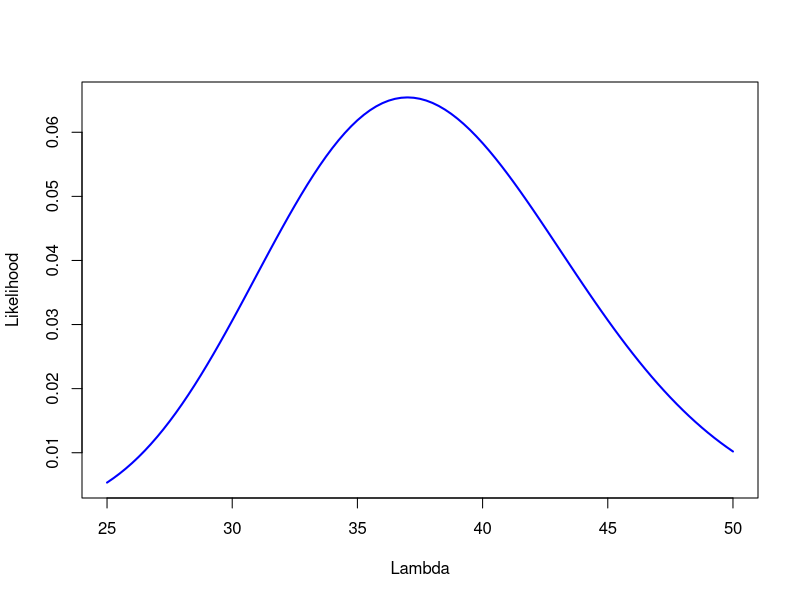
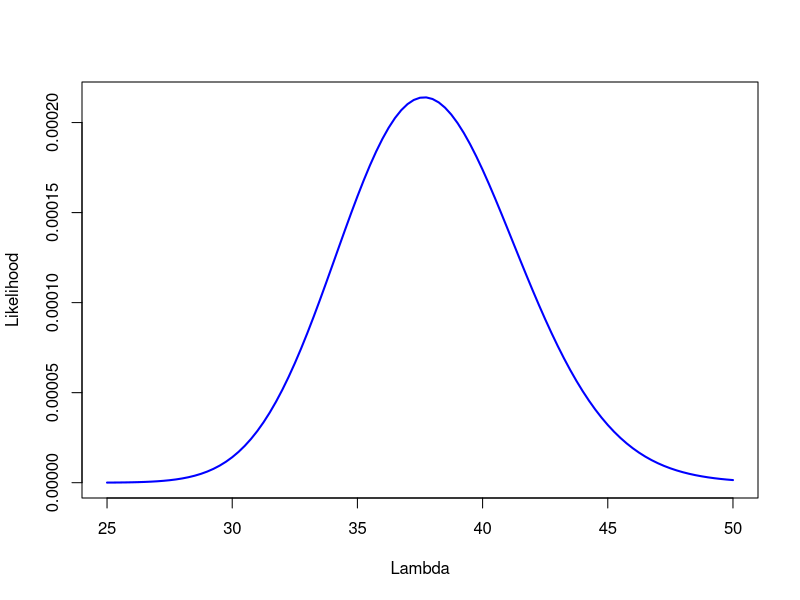
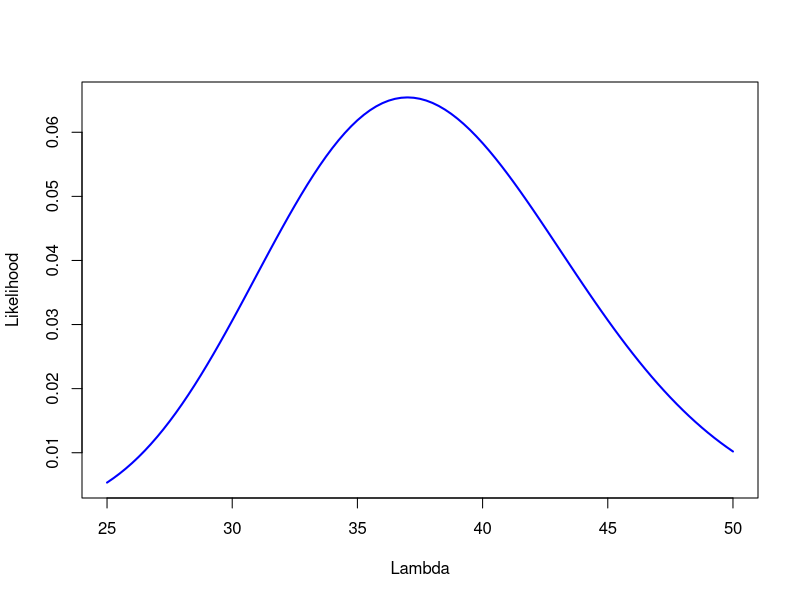
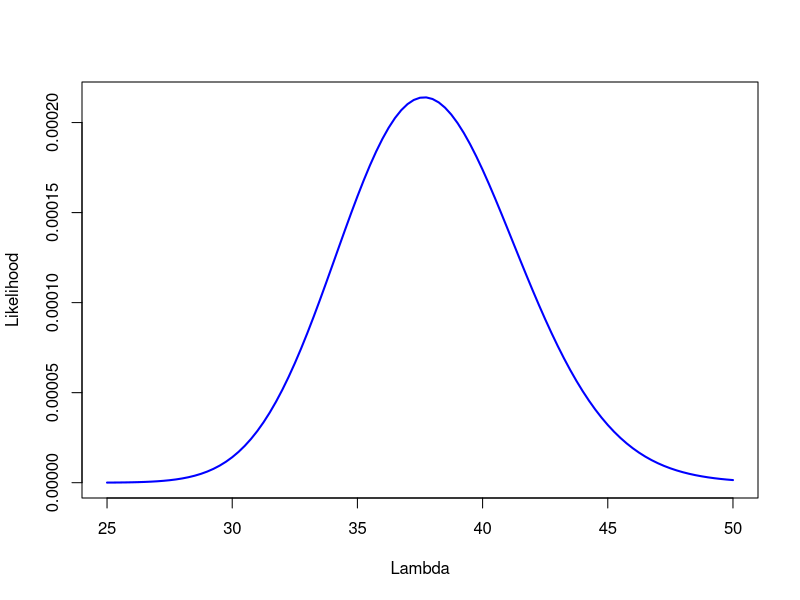
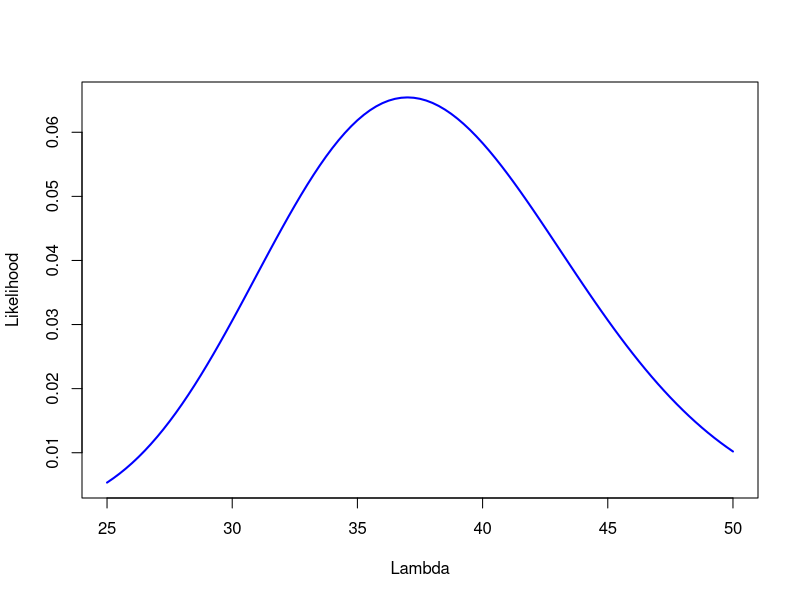
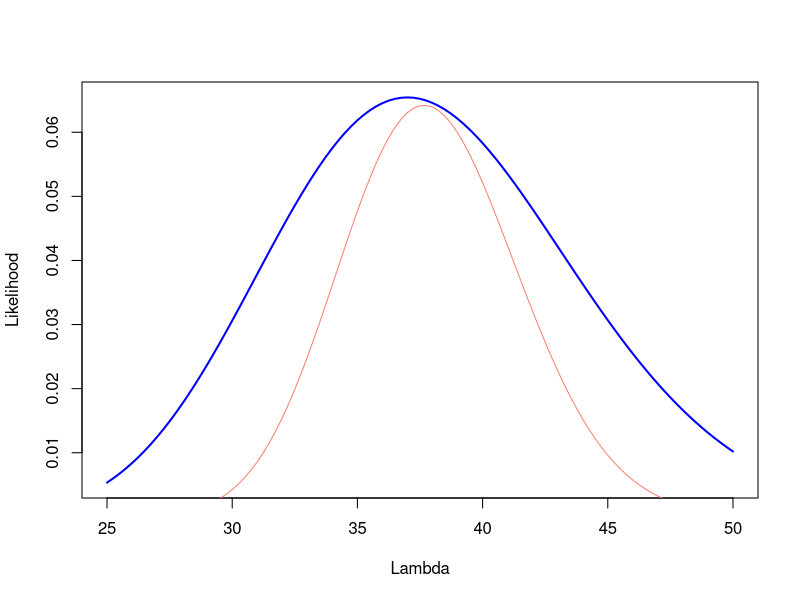
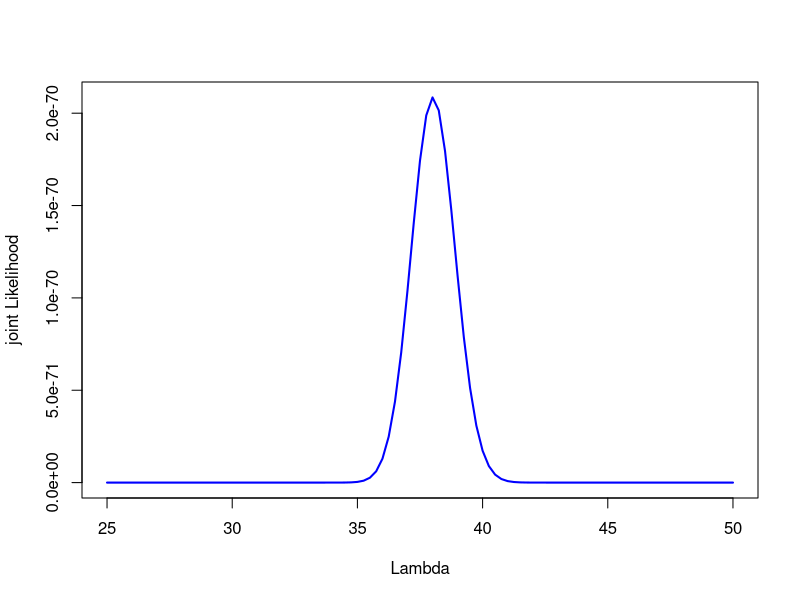
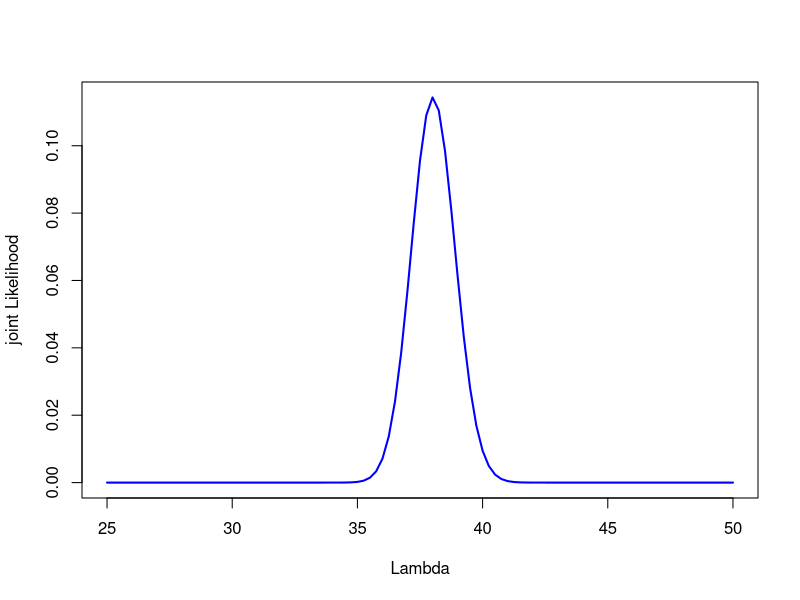

Write the R code that produced these figures, in order.
## ---- chunk 1

Lambda=seq(25,50, by=0.25)
Likelihood=dpois(37,Lambda)
plot(Lambda,Likelihood,type="l", col="blue", lwd=2,ylab="Likelihood", xlab="Lambda")

## ---- chunk 2
#| fig-height: 4
#| fig-width: 6
#| fig-opts: fig.align='center'
#| out-width: "80%"


Lambda=seq(25,50, by=0.25)
Likelihood=dpois(37,Lambda)*dpois(41,Lambda)*dpois(35,Lambda)
plot(Lambda,Likelihood,type="l", col="blue", lwd=2,ylab="Likelihood", xlab="Lambda")

## ---- chunk 3
Likelihood=dpois(37,Lambda)
plot(Lambda,Likelihood,type="l", col="blue", lwd=2,ylab="Likelihood", xlab="Lambda")
Likelihood=dpois(37,Lambda)*dpois(41,Lambda)*dpois(35,Lambda)
plot(Lambda,Likelihood,type="l", col="blue", lwd=2,ylab="Likelihood", xlab="Lambda")

## ---- chunk 4
Likelihood=dpois(37,Lambda)
plot(Lambda,Likelihood,type="l", col="blue", lwd=2,ylab="Likelihood", xlab="Lambda")
Likelihood=dpois(37,Lambda)*dpois(41,Lambda)*dpois(35,Lambda)
lines(Lambda,Likelihood, type="l", col="salmon")
## ---- chunk 5
Likelihood=dpois(37,Lambda)
plot(Lambda,Likelihood,type="l", col="blue", lwd=2,ylab="Likelihood", xlab="Lambda")
Likelihood=dpois(37,Lambda)*dpois(41,Lambda)*dpois(35,Lambda)
lines(Lambda,Likelihood*300, type="l", col="salmon")
## ---- chunk 6
forest<-rpois(50,lambda=38)
## ---- chunk 7
#| fig-height: 4
#| fig-width: 6
#| fig-opts: fig.align='center'
#| out-width: "80%"

Lambda=seq(25,50, by=0.25)
Likelihood=sapply(Lambda, function(l) prod(dpois(forest, l)))

plot(Lambda,Likelihood,type="l", col="blue", lwd=2,ylab="joint Likelihood", xlab="Lambda")

## ---- chunk 8
#| fig-height: 4
#| fig-width: 6
#| fig-opts: fig.align='center'
#| out-width: "80%"


Lambda=seq(25,50, by=0.25)
Likelihood=sapply(Lambda, function(l) prod(dpois(forest, l)))
scaled_Likelihood<-Likelihood/sum(Likelihood)

plot(Lambda,scaled_Likelihood,type="l", col="blue", lwd=2,ylab="joint Likelihood", xlab="Lambda")
## ---- chunk 9
Lambda=seq(25,50, by=0.25)
Likelihood=dpois(37,Lambda)*dpois(41,Lambda)*dpois(35,Lambda)
plot(Lambda,Likelihood,type="l", col="blue", lwd=2,ylab="Likelihood", xlab="Lambda")

## ---- chunk 10
Lambda=seq(25,50, by=0.25)
Likelihood=dpois(37,Lambda)*dpois(41,Lambda)*dpois(35,Lambda)
Likelihood_scaled=Likelihood/sum(Likelihood)

## ---- chunk 11
# Example prior as Gamma
mu <- 43.2
sigma <- 4.05

beta <- mu / sigma^2
alpha <- mu * beta

prior <- dgamma(Lambda, shape = alpha, rate = beta)


## ---- chunk 12
plot(Lambda,Likelihood_scaled,type="l", col="blue", lwd=2,ylab="joint Likelihood", xlab="Lambda")
lines(Lambda, prior, col="salmon", lty=2,lwd=2)
## ---- chunk 13
prior_scaled <- prior * max(Likelihood_scaled) / max(prior)
plot(Lambda,Likelihood_scaled,type="l", col="blue", lwd=2,ylab="joint Likelihood", xlab="Lambda")
lines(Lambda, prior_scaled, col="salmon", lty=2)
## ---- chunk 14
jointL<- prior * Likelihood
## ---- chunk 15
plot(Lambda,Likelihood_scaled,type="l", col="blue", lwd=2,ylab="joint Likelihood", xlab="Lambda")
lines(Lambda, prior_scaled, col="salmon", lty=2)
lines(Lambda,jointL)

## ---- chunk 16
jointL_scaled <- jointL * max(Likelihood_scaled) / max(jointL)

prior_scaled <- prior * max(Likelihood_scaled) / max(prior)
plot(Lambda,Likelihood_scaled,type="l", col="blue", lwd=2,ylab="joint Likelihood", xlab="Lambda")
lines(Lambda, prior_scaled, col="salmon", lty=2)
lines(Lambda,jointL_scaled, lwd=3, lty=3)


## ---- chunk 17
Posterior<- jointL/sum(jointL)
## ---- chunk 18
plot(Lambda,Posterior,type="l", col="blue", lwd=2,ylab="joint Likelihood", xlab="Lambda")
